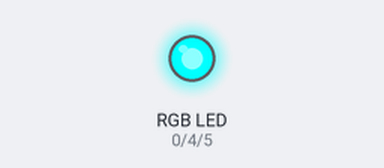
Simulated run of this sketch. Board: Arduino Uno, built with avr-gcc and run on an emulated ATmega328P. On the bench: an RGB LED mixed from three pins (HIGH = lit).

Above: at 0.5 s.
At 1.5 s:
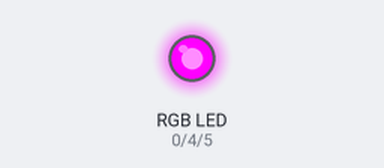
At 5.5 s:
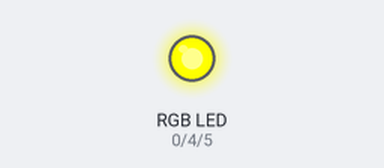
Timing chart, 0 to 6.9 s (numbered marks = the images above):
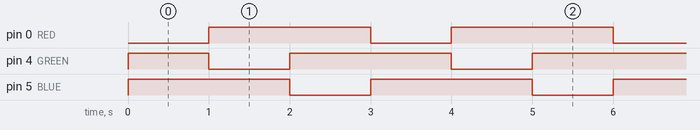

Measured:
- by itself, pin 0 (RED), pin 5 (BLUE): alternates HIGH for 2.0 s and LOW for 1.0 s
- by itself, pin 4 (GREEN): repeats every 3.0 s: LOW 1.0 s, HIGH 2.0 s
- by itself, everything shown: repeats every 3.0 s, in 3 steps

The sketch:

RGB.ino
```cpp
uint8_t step =0;
#define RED 0
#define GREEN 4
#define BLUE 5

#define ON LOW
#define OFF HIGH

void setup() {
  // put your setup code here, to run once:
pinMode(RED,OUTPUT);
pinMode(GREEN,OUTPUT);
pinMode(BLUE,OUTPUT);
}

void loop() {
  // put your main code here, to run repeatedly:
digitalWrite(RED,OFF);
digitalWrite(GREEN,OFF);
digitalWrite(BLUE,OFF);
switch(step % 3){
  case 0:
  digitalWrite(RED,ON);//RED
  break;
  case 1:
  digitalWrite(GREEN,ON);//GREEN
  break;
  case 2:
  digitalWrite(BLUE,ON);//BLUE
  break;
}
delay (1000);
step++;
}
```
